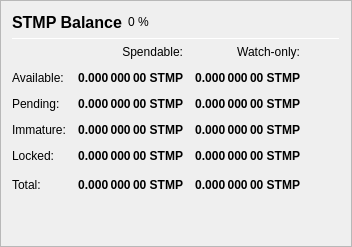
                   <widget class="QFrame" name="frame_Balances">
                    <property name="frameShape">
                     <enum>QFrame::StyledPanel</enum>
                    </property>
                    <property name="frameShadow">
                     <enum>QFrame::Raised</enum>
                    </property>
                    <layout class="QVBoxLayout" name="verticalLayout_4">
                     <item>
                      <layout class="QHBoxLayout" name="horizontalLayout_4">
                       <item>
                        <widget class="QLabel" name="label_5">
                         <property name="minimumSize">
                          <size>
                           <width>0</width>
                           <height>20</height>
                          </size>
                         </property>
                         <property name="font">
                          <font>
                           <pointsize>12</pointsize>
                           <weight>75</weight>
                           <bold>true</bold>
                          </font>
                         </property>
                         <property name="text">
                          <string>STMP Balance</string>
                         </property>
                        </widget>
                       </item>
                       <item>
                        <widget class="QLabel" name="labelSTMPPercent">
                         <property name="text">
                          <string notr="true">0 %</string>
                         </property>
                        </widget>
                       </item>
                       <item>
                        <spacer name="horizontalSpacer_3">
                         <property name="orientation">
                          <enum>Qt::Horizontal</enum>
                         </property>
                         <property name="sizeHint" stdset="0">
                          <size>
                           <width>40</width>
                           <height>20</height>
                          </size>
                         </property>
                        </spacer>
                       </item>
                      </layout>
                     </item>
                     <item>
                      <widget class="Line" name="line_Balance">
                       <property name="minimumSize">
                        <size>
                         <width>0</width>
                         <height>1</height>
                        </size>
                       </property>
                       <property name="maximumSize">
                        <size>
                         <width>16777215</width>
                         <height>1</height>
                        </size>
                       </property>
                       <property name="orientation">
                        <enum>Qt::Horizontal</enum>
                       </property>
                      </widget>
                     </item>
                     <item>
                      <layout class="QGridLayout" name="gridLayout">
                       <property name="spacing">
                        <number>12</number>
                       </property>
                       <item row="0" column="1">
                        <widget class="QLabel" name="labelSpendable">
                         <property name="text">
                          <string>Spendable:</string>
                         </property>
                         <property name="alignment">
                          <set>Qt::AlignRight|Qt::AlignTrailing|Qt::AlignVCenter</set>
                         </property>
                        </widget>
                       </item>
                       <item row="0" column="2">
                        <widget class="QLabel" name="labelWatchonly">
                         <property name="text">
                          <string>Watch-only:</string>
                         </property>
                         <property name="alignment">
                          <set>Qt::AlignRight|Qt::AlignTrailing|Qt::AlignVCenter</set>
                         </property>
                        </widget>
                       </item>
                       <item row="1" column="0">
                        <widget class="QLabel" name="labelBalanceText">
                         <property name="text">
                          <string>Available:</string>
                         </property>
                        </widget>
                       </item>
                       <item row="1" column="1">
                        <widget class="QLabel" name="labelBalance">
                         <property name="font">
                          <font>
                           <weight>75</weight>
                           <bold>true</bold>
                          </font>
                         </property>
                         <property name="cursor">
                          <cursorShape>IBeamCursor</cursorShape>
                         </property>
                         <property name="toolTip">
                          <string>Your current spendable balance</string>
                         </property>
                         <property name="text">
                          <string notr="true">0.000 000 00 STMP</string>
                         </property>
                         <property name="alignment">
                          <set>Qt::AlignRight|Qt::AlignTrailing|Qt::AlignVCenter</set>
                         </property>
                         <property name="textInteractionFlags">
                          <set>Qt::LinksAccessibleByMouse|Qt::TextSelectableByKeyboard|Qt::TextSelectableByMouse</set>
                         </property>
                        </widget>
                       </item>
                       <item row="1" column="2">
                        <widget class="QLabel" name="labelWatchAvailable">
                         <property name="font">
                          <font>
                           <weight>75</weight>
                           <bold>true</bold>
                          </font>
                         </property>
                         <property name="cursor">
                          <cursorShape>IBeamCursor</cursorShape>
                         </property>
                         <property name="toolTip">
                          <string>Your current balance in watch-only addresses</string>
                         </property>
                         <property name="text">
                          <string notr="true">0.000 000 00 STMP</string>
                         </property>
                         <property name="alignment">
                          <set>Qt::AlignRight|Qt::AlignTrailing|Qt::AlignVCenter</set>
                         </property>
                         <property name="textInteractionFlags">
                          <set>Qt::LinksAccessibleByMouse|Qt::TextSelectableByKeyboard|Qt::TextSelectableByMouse</set>
                         </property>
                        </widget>
                       </item>
                       <item row="2" column="0">
                        <widget class="QLabel" name="labelPendingText">
                         <property name="text">
                          <string>Pending:</string>
                         </property>
                        </widget>
                       </item>
                       <item row="2" column="1">
                        <widget class="QLabel" name="labelUnconfirmed">
                         <property name="font">
                          <font>
                           <weight>75</weight>
                           <bold>true</bold>
                          </font>
                         </property>
                         <property name="cursor">
                          <cursorShape>IBeamCursor</cursorShape>
                         </property>
                         <property name="toolTip">
                          <string>Total of transactions that have yet to be confirmed, and do not yet count toward the spendable balance</string>
                         </property>
                         <property name="text">
                          <string notr="true">0.000 000 00 STMP</string>
                         </property>
                         <property name="alignment">
                          <set>Qt::AlignRight|Qt::AlignTrailing|Qt::AlignVCenter</set>
                         </property>
                         <property name="textInteractionFlags">
                          <set>Qt::LinksAccessibleByMouse|Qt::TextSelectableByKeyboard|Qt::TextSelectableByMouse</set>
                         </property>
                        </widget>
                       </item>
                       <item row="2" column="2">
                        <widget class="QLabel" name="labelWatchPending">
                         <property name="font">
                          <font>
                           <weight>75</weight>
                           <bold>true</bold>
                          </font>
                         </property>
                         <property name="cursor">
                          <cursorShape>IBeamCursor</cursorShape>
                         </property>
                         <property name="toolTip">
                          <string>Unconfirmed transactions to watch-only addresses</string>
                         </property>
                         <property name="text">
                          <string notr="true">0.000 000 00 STMP</string>
                         </property>
                         <property name="alignment">
                          <set>Qt::AlignRight|Qt::AlignTrailing|Qt::AlignVCenter</set>
                         </property>
                         <property name="textInteractionFlags">
                          <set>Qt::LinksAccessibleByMouse|Qt::TextSelectableByKeyboard|Qt::TextSelectableByMouse</set>
                         </property>
                        </widget>
                       </item>
                       <item row="3" column="0">
                        <widget class="QLabel" name="labelImmatureText">
                         <property name="text">
                          <string>Immature:</string>
                         </property>
                        </widget>
                       </item>
                       <item row="3" column="1">
                        <widget class="QLabel" name="labelImmature">
                         <property name="font">
                          <font>
                           <weight>75</weight>
                           <bold>true</bold>
                          </font>
                         </property>
                         <property name="cursor">
                          <cursorShape>IBeamCursor</cursorShape>
                         </property>
                         <property name="toolTip">
                          <string>Staked or masternode rewards that has not yet matured</string>
                         </property>
                         <property name="text">
                          <string notr="true">0.000 000 00 STMP</string>
                         </property>
                         <property name="alignment">
                          <set>Qt::AlignRight|Qt::AlignTrailing|Qt::AlignVCenter</set>
                         </property>
                         <property name="textInteractionFlags">
                          <set>Qt::LinksAccessibleByMouse|Qt::TextSelectableByKeyboard|Qt::TextSelectableByMouse</set>
                         </property>
                        </widget>
                       </item>
                       <item row="3" column="2">
                        <widget class="QLabel" name="labelWatchImmature">
                         <property name="font">
                          <font>
                           <weight>75</weight>
                           <bold>true</bold>
                          </font>
                         </property>
                         <property name="cursor">
                          <cursorShape>IBeamCursor</cursorShape>
                         </property>
                         <property name="toolTip">
                          <string>Staked or masternode rewards in watch-only addresses that has not yet matured</string>
                         </property>
                         <property name="text">
                          <string notr="true">0.000 000 00 STMP</string>
                         </property>
                         <property name="alignment">
                          <set>Qt::AlignRight|Qt::AlignTrailing|Qt::AlignVCenter</set>
                         </property>
                         <property name="textInteractionFlags">
                          <set>Qt::LinksAccessibleByMouse|Qt::TextSelectableByKeyboard|Qt::TextSelectableByMouse</set>
                         </property>
                        </widget>
                       </item>
                       <item row="4" column="0">
                        <widget class="QLabel" name="labelLockedBalanceText">
                         <property name="toolTip">
                          <string>Locked STMP or Masternode collaterals. These are excluded from zSTMP minting.</string>
                         </property>
                         <property name="text">
                          <string>Locked:</string>
                         </property>
                        </widget>
                       </item>
                       <item row="4" column="1">
                        <widget class="QLabel" name="labelLockedBalance">
                         <property name="font">
                          <font>
                           <weight>75</weight>
                           <bold>true</bold>
                          </font>
                         </property>
                         <property name="cursor">
                          <cursorShape>IBeamCursor</cursorShape>
                         </property>
                         <property name="toolTip">
                          <string>Locked STMP or Masternode collaterals. These are excluded from zSTMP minting.</string>
                         </property>
                         <property name="text">
                          <string notr="true">0.000 000 00 STMP</string>
                         </property>
                         <property name="alignment">
                          <set>Qt::AlignRight|Qt::AlignTrailing|Qt::AlignVCenter</set>
                         </property>
                         <property name="textInteractionFlags">
                          <set>Qt::LinksAccessibleByMouse|Qt::TextSelectableByKeyboard|Qt::TextSelectableByMouse</set>
                         </property>
                        </widget>
                       </item>
                       <item row="4" column="2">
                        <widget class="QLabel" name="labelWatchLocked">
                         <property name="font">
                          <font>
                           <weight>75</weight>
                           <bold>true</bold>
                          </font>
                         </property>
                         <property name="cursor">
                          <cursorShape>IBeamCursor</cursorShape>
                         </property>
                         <property name="toolTip">
                          <string>Current locked balance in watch-only addresses</string>
                         </property>
                         <property name="text">
                          <string notr="true">0.000 000 00 STMP</string>
                         </property>
                         <property name="alignment">
                          <set>Qt::AlignRight|Qt::AlignTrailing|Qt::AlignVCenter</set>
                         </property>
                         <property name="textInteractionFlags">
                          <set>Qt::LinksAccessibleByMouse|Qt::TextSelectableByKeyboard|Qt::TextSelectableByMouse</set>
                         </property>
                        </widget>
                       </item>
                       <item row="5" column="0">
                        <widget class="QLabel" name="labelTotalText">
                         <property name="toolTip">
                          <string>Your current STOMP balance, unconfirmed and immature transactions included</string>
                         </property>
                         <property name="text">
                          <string>Total:</string>
                         </property>
                        </widget>
                       </item>
                       <item row="5" column="1">
                        <widget class="QLabel" name="labelTotal">
                         <property name="font">
                          <font>
                           <weight>75</weight>
                           <bold>true</bold>
                          </font>
                         </property>
                         <property name="cursor">
                          <cursorShape>IBeamCursor</cursorShape>
                         </property>
                         <property name="toolTip">
                          <string>Your current STOMP balance, unconfirmed and immature transactions included</string>
                         </property>
                         <property name="text">
                          <string notr="true">0.000 000 00 STMP</string>
                         </property>
                         <property name="alignment">
                          <set>Qt::AlignRight|Qt::AlignTrailing|Qt::AlignVCenter</set>
                         </property>
                         <property name="textInteractionFlags">
                          <set>Qt::LinksAccessibleByMouse|Qt::TextSelectableByKeyboard|Qt::TextSelectableByMouse</set>
                         </property>
                        </widget>
                       </item>
                       <item row="5" column="2">
                        <widget class="QLabel" name="labelWatchTotal">
                         <property name="font">
                          <font>
                           <weight>75</weight>
                           <bold>true</bold>
                          </font>
                         </property>
                         <property name="cursor">
                          <cursorShape>IBeamCursor</cursorShape>
                         </property>
                         <property name="toolTip">
                          <string>Current total balance in watch-only addresses</string>
                         </property>
                         <property name="text">
                          <string notr="true">0.000 000 00 STMP</string>
                         </property>
                         <property name="alignment">
                          <set>Qt::AlignRight|Qt::AlignTrailing|Qt::AlignVCenter</set>
                         </property>
                         <property name="textInteractionFlags">
                          <set>Qt::LinksAccessibleByMouse|Qt::TextSelectableByKeyboard|Qt::TextSelectableByMouse</set>
                         </property>
                        </widget>
                       </item>
                       <item row="5" column="3">
                        <spacer name="horizontalSpacer_9">
                         <property name="orientation">
                          <enum>Qt::Horizontal</enum>
                         </property>
                         <property name="sizeHint" stdset="0">
                          <size>
                           <width>40</width>
                           <height>20</height>
                          </size>
                         </property>
                        </spacer>
                       </item>
                      </layout>
                     </item>
                     <item>
                      <spacer name="verticalSpacer_3">
                       <property name="orientation">
                        <enum>Qt::Vertical</enum>
                       </property>
                       <property name="sizeHint" stdset="0">
                        <size>
                         <width>20</width>
                         <height>40</height>
                        </size>
                       </property>
                      </spacer>
                     </item>
                    </layout>
                   </widget>
